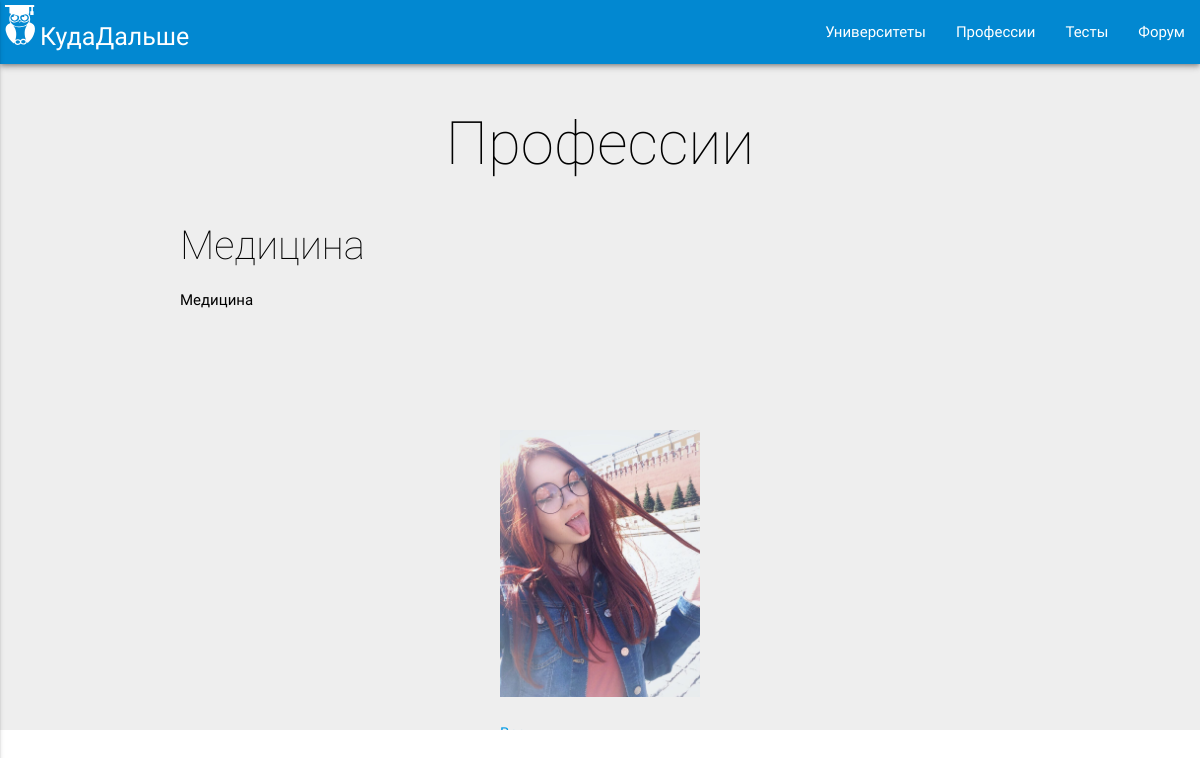
The app's page /profession/ with its own data.
### web/models.py (models this page shows, shortened)
class CategoryProfession(models.Model):
    id = models.AutoField(primary_key=True)
    name = models.CharField(max_length=100)
    about = models.TextField()
    prof_key = models.IntegerField(default=0)

class Profession(models.Model):
    id = models.AutoField(primary_key=True)
    name = models.CharField(max_length=120)
    about = models.TextField()
    image = models.ImageField(upload_to='profession/')
    money = models.IntegerField(default=0)
    cat_key = models.IntegerField(default=0)
    category_prof_key = models.ForeignKey(CategoryProfession, blank=True, null=True, on_delete=models.SET_NULL)
    study_program_key = models.ForeignKey(StudyProgram, blank=True, null=True, on_delete=models.SET_NULL)
    spec_1 = models.ImageField(upload_to='profession/specs/')
    spec_2 = models.ImageField(upload_to='profession/specs/')
    spec_3 = models.ImageField(upload_to='profession/specs/')

### web/views.py (the view)
# urls.py: url(r'^profession/$', views.ProfessionList, name="ProfessionView"),
def ProfessionList(request):
    categ = CategoryProfession.objects.all()
    prof = Profession.objects.all()
    return render_to_response('profession/profession.html', {
        'profession': prof,
        'category': categ
    })

### templates/profession/profession.html
{% extends 'base.html' %} {% block Profession %} {% include 'componetns/nav.html' %}
<section class="profession grey lighten-3">
    <div id="index-banner" class="wrapper">
        <div class="section no-pad-bot">
            <h1 class="center black-text display-1">Профессии</h1>
        </div>
        {% load staticfiles %}
        <div class="container">
            <div class="row"> {% for categ in category %}
                <div class="col s12">
                    <h3 class="black-text display-2">
                        {{ categ.name }}
                    </h3>
                    <p class="black-text ">{{ categ.about }}</p>
                    <div class="carousel"> {% for prof in profession %} {% if categ.prof_key == prof.cat_key %}
                        <a class="carousel-item" href="/profession/detail/{{ prof.id }}"><img class="profession-image" src="{% static 'media' %}/{{prof.image}}">
                            <p>{{ prof.name }}</p>
                        </a> {% endif %} {% endfor %} </div>
                </div> {% endfor %} </div>
        </div>
    </div>
</section> {% endblock %}

### static/css/style.css (style rules this page uses)
body { font-family: "Roboto",sans-serif; }
p { line-height: 2rem; }
.display-1 { font-weight: 200; font-size: 60px; }
.display-2 { font-weight: 200; font-size: 40px; }
.profession-image { height: auto; }

### records on screen
CategoryProfession: name "Медицина", about "Медицина"
Profession: image (picture)
